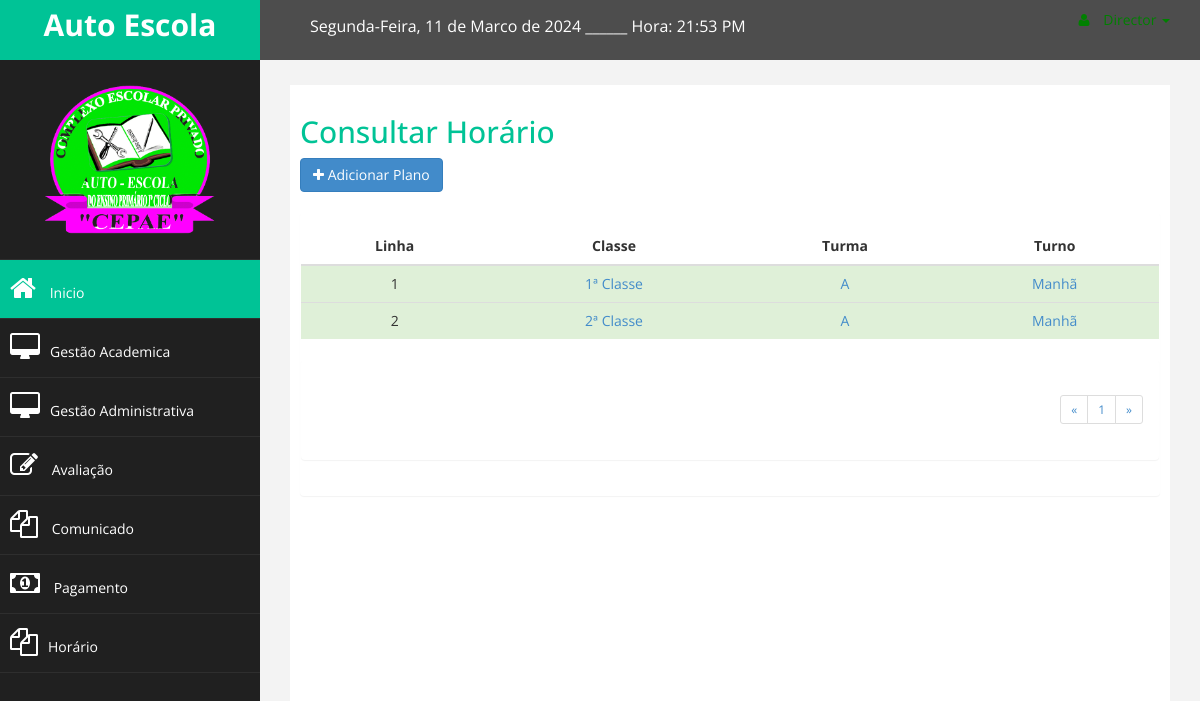
Page /admin/list_plano.php (signed in) on the committed database.
### tables this page shows
CREATE TABLE `turma` (
  `id_turma` int(11) NOT NULL,
  `nome_turma` varchar(5) NOT NULL,
  `classe` int(11) NOT NULL,
  `periodo` enum('Manhã','Tarde','Noite') NOT NULL,
  `num_sala` int(11) NOT NULL,
  `id_professor` int(11) NOT NULL COMMENT 'responsavel da turma'
);

CREATE TABLE `classe` (
  `id_classe` int(11) NOT NULL,
  `nome_classe` varchar(30) NOT NULL,
  `codigo_classe` varchar(4) NOT NULL
);

### admin/list_plano.php (the view, shortened to what this page needs)
         <?php
         include_once 'menu_rod/menu_admin.php';
     $pagina_atual = filter_input(INPUT_GET,'pagina', FILTER_SANITIZE_NUMBER_INT);
     $pagina = (!empty($pagina_atual)) ? $pagina_atual : 1;
     $qnt_result_pg = 20;
     $inicio = ($qnt_result_pg * $pagina) - $qnt_result_pg;
         ?>
     <div id="page-wrapper" >
         <div id="page-inner">
             <div class="row">
                 <div class="col-md-12">
                 <h2>Consultar Horário</h2>
                 <a href="add_plano.php" class="btn btn-primary"><i class="fa fa-plus"></i> Adicionar Plano</a>
                 </div>
             </div>
                 <br>
                     <section class="panel">
                     <div class="row">
                     <div class="panel-body">
                         <div class="table-responsive">
                             <table class="table">
                                 <thead >
                                     <tr>
                                         <th class="text-center">Linha</th>
                                         <th class="text-center">Classe</th>
                                         <th class="text-center">Turma</th>
                                         <th class="text-center">Turno</th>
                                     </tr>
                                 </thead>
                                 <tbody>
                                 <?php
                                 $sql = "SELECT * FROM turma t inner join classe c on t.classe = c.id_classe order by nome_classe LIMIT  $inicio, $qnt_result_pg";
                                 $resultado = mysqli_query($connect, $sql);
                                 $contador = 1;
                                 while ($linha = mysqli_fetch_array($resultado)) {
                                 $nome_classe = $linha['nome_classe'];
                                 $turma = $linha['nome_turma'];
                                 $periodo = $linha['periodo'];
                                 ?>
                                     <tr class="success" >
                                         <td class="text-center"><?php echo $contador ++; ?></td>
                                         <td class="text-center"><a href="consultar_plano.php?ntm=<?php echo $turma; ?> & cl=<?php echo $nome_classe; ?> & pd=<?php echo $periodo; ?>"><?php echo $nome_classe; ?></a></td>
                                         <td class="text-center"><a href="consultar_plano.php?ntm=<?php echo $turma; ?> & cl=<?php echo $nome_classe; ?> & pd=<?php echo $periodo; ?>"><?php echo $turma; ?></a></td>
                                         <td class="text-center"><a href="consultar_plano.php?ntm=<?php echo $turma; ?> & cl=<?php echo $nome_classe; ?> & pd=<?php echo $periodo; ?>"><?php echo $periodo; ?></a></td>
                                     </tr>
                                     <?php }
                                 $result_pg = "SELECT COUNT(id_turma) AS num_result FROM turma";
                                 $resultado_pg = mysqli_query($connect, $result_pg);
                                 $row_pg = mysqli_fetch_assoc($resultado_pg);
                                 $quantidade_pg = ceil($row_pg['num_result'] / $qnt_result_pg);
                             ?>
                             </tbody>
                     </table>
<section class="panel">
             <div class="panel-body">
                 <div>
                     <ul class="pagination pagination-sm pull-right">
                         <li><?PHP echo "<a href='list_plano.php?pagina=1'>«</a>"?></li>
                                                     <li><?PHP echo "<a href='list_plano.php?pagina=$pagina'> $pagina</a>";?></li>
                                         <li><?PHP echo "<a href='list_plano.php?pagina=$quantidade_pg'>»</a>"?></li>
                     </ul>
                 </div>
           </div>
         </section>
                         </div>
                         </div>
                     </div>
                 </div>
             </div>
         </div>
  <?php
         include_once 'menu_rod/rod_admin.php'
         ?>

### assets/css/dustom.css (style rules this page uses)
body { font-family: 'Open Sans', sans-serif; }
#page-wrapper { padding: 15px 15px; min-height: 600px; background:#F3F3F3; }
#page-inner { width:100%; margin:10px 20px 10px 0px; background:#fff; padding:10px; min-height:1200px; }
.text-center { text-align:center; }
h2 { color: #00c396; }
@media (min-width:768px) { #page-wrapper { margin: 0 0 0 260px; padding: 15px 30px; min-height: 1200px; } }

### rows in the picture
turma: classe.nome_classe "1ª Classe", nome_turma "A", periodo "Manhã"
turma: classe.nome_classe "2ª Classe", nome_turma "A", periodo "Manhã"

### other values in the picture
$pagina "1"
